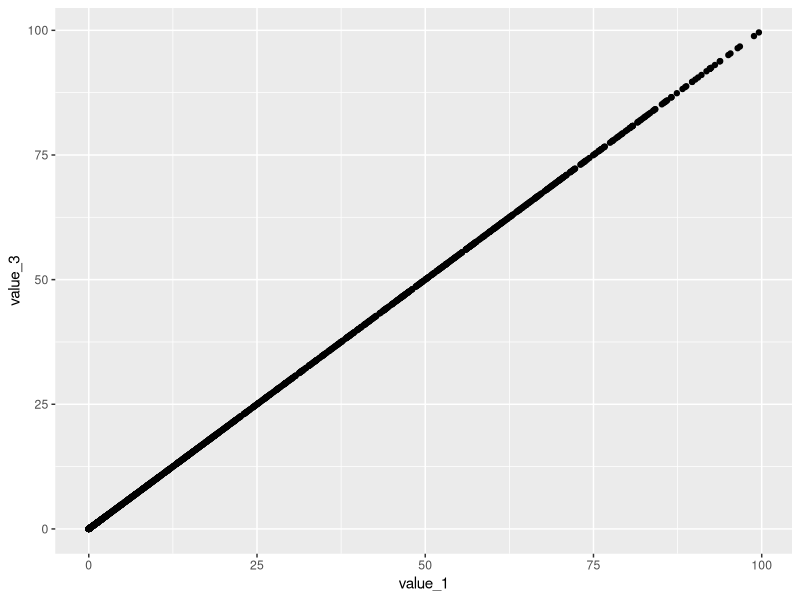
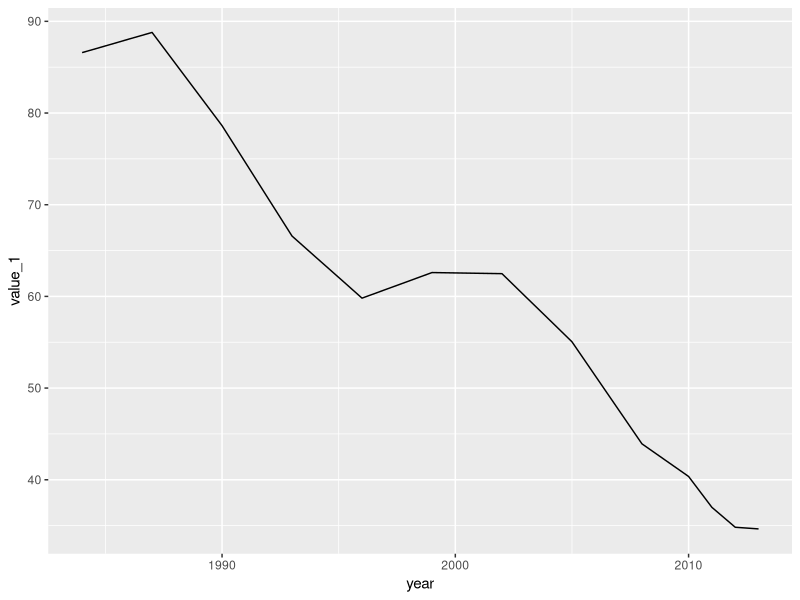
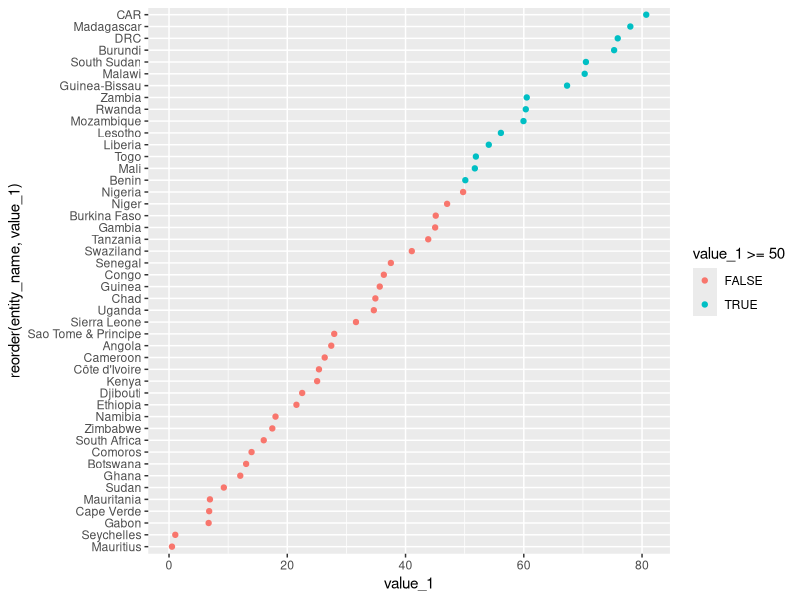
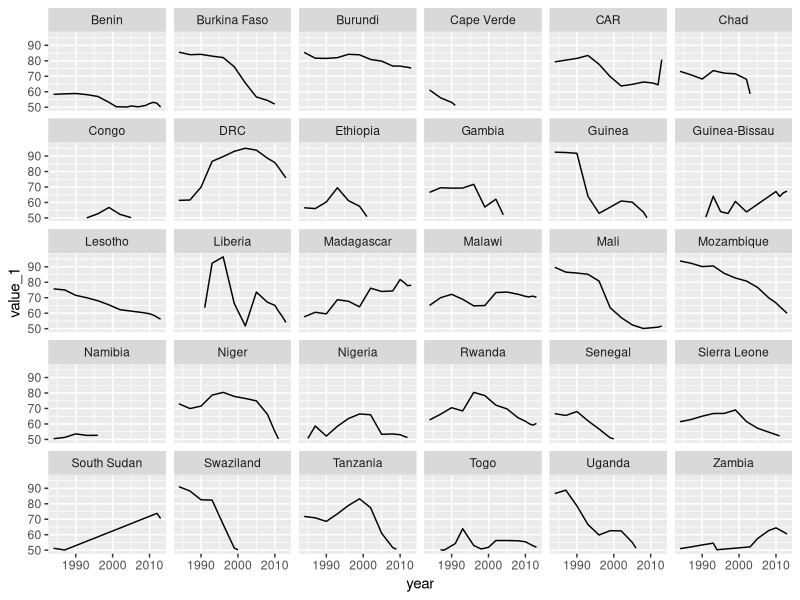
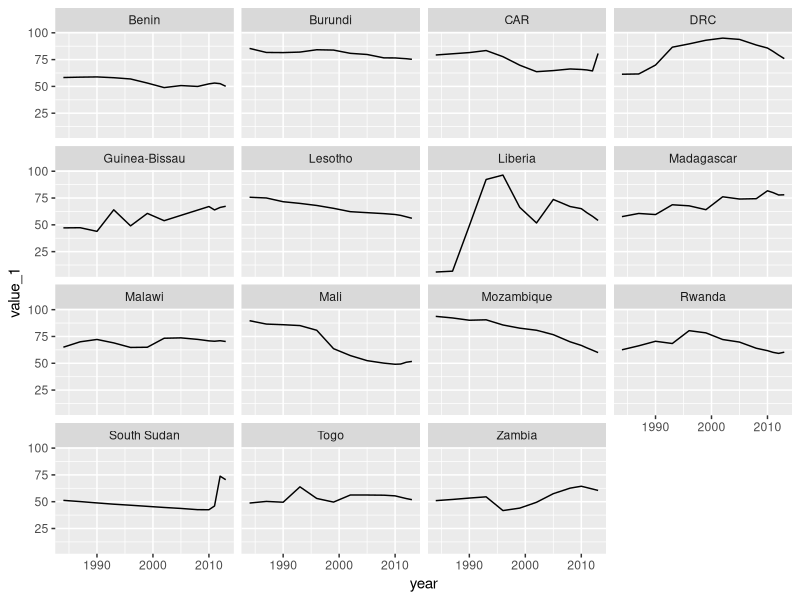

These figures' R source, in order:
## ---- chunk 1
library(tidyverse)
## ---- chunk 2
df <- read_csv("./data/poverty-190/csv/poverty-190.csv")
df                                                         # 3900 rows : 30 years x 130 countries

entity <- read_csv("./data/poverty-190/csv/entity.csv")
entity
## ---- chunk 3
# r interprets a variable containing a 'minus sign' as an expression. So (for `df`) need to change column headings `value-1`, `value-2`, `value-3`. And to be able to do that, need to surround them with ticks

df <- df %>% dplyr::rename(entity_name = `entity-name`, value_1 = `value-1`, value_2 = `value-2`, value_3 = `value-3`)

entity <- entity %>% dplyr::rename(long_name = `long-name`, iso_alpha_2 = `iso-alpha-2`, iso_alpha_3 = `iso-alpha-3`, income_group = `income-group`, dac_id = `dac-id`, donor_recipient_type = `donor-recipient-type`, has_domestic_data = `has-domestic-data`)
## ---- chunk 4
df %>% count(id)                    # 130 rows
df %>% filter(is.na(value_1))       # 6 rows (Solomon Islands : 1984-1989)

entity %>% count(id)                # 333 rows (assume the 130 countries in `df` and 203 'other')
entity %>% count(id) %>% count(n)   # 1 row (ie. there were no duplications in the 333 rows)
entity %>% count(type)
## ---- chunk 5
df %>%
  ggplot(aes(value_1, value_3)) +
  geom_point()                                    # `value_3` matches `value_1` or is `NA` ...!?

df %>% filter(entity_name == "Uganda") %>%
  ggplot(aes(year, value_1)) +
  geom_line()
## ---- chunk 6
joined <- df %>%
  left_join(entity, by = "id")

joined                                      # 3900 rows x 18 columns
## ---- chunk 7
joined %>% filter(region == "south-of-sahara", year == 2013) %>%
  ggplot(aes(x = reorder(entity_name, value_1), y = value_1, colour = value_1 >= 50)) +
  geom_point() +
  coord_flip()

# 50 is an arbitrary choice, just to reduce the number of countries. (It can be changed)
## ---- chunk 8
joined %>% filter(region == "south-of-sahara", value_1 >= 50) %>%
  ggplot(aes(x = year, y = value_1)) +
  geom_line() +
  facet_wrap(~ entity_name)
## ---- chunk 9
`south-of-sahara_2013_50%` <- joined %>% 
  filter(region == "south-of-sahara", year == 2013, value_1 >= 50) %>%
  select(entity_name)

joined %>% semi_join(`south-of-sahara_2013_50%`) %>%
  ggplot(aes(x = year, y = value_1)) +
  geom_line() +
  facet_wrap(~ entity_name)
